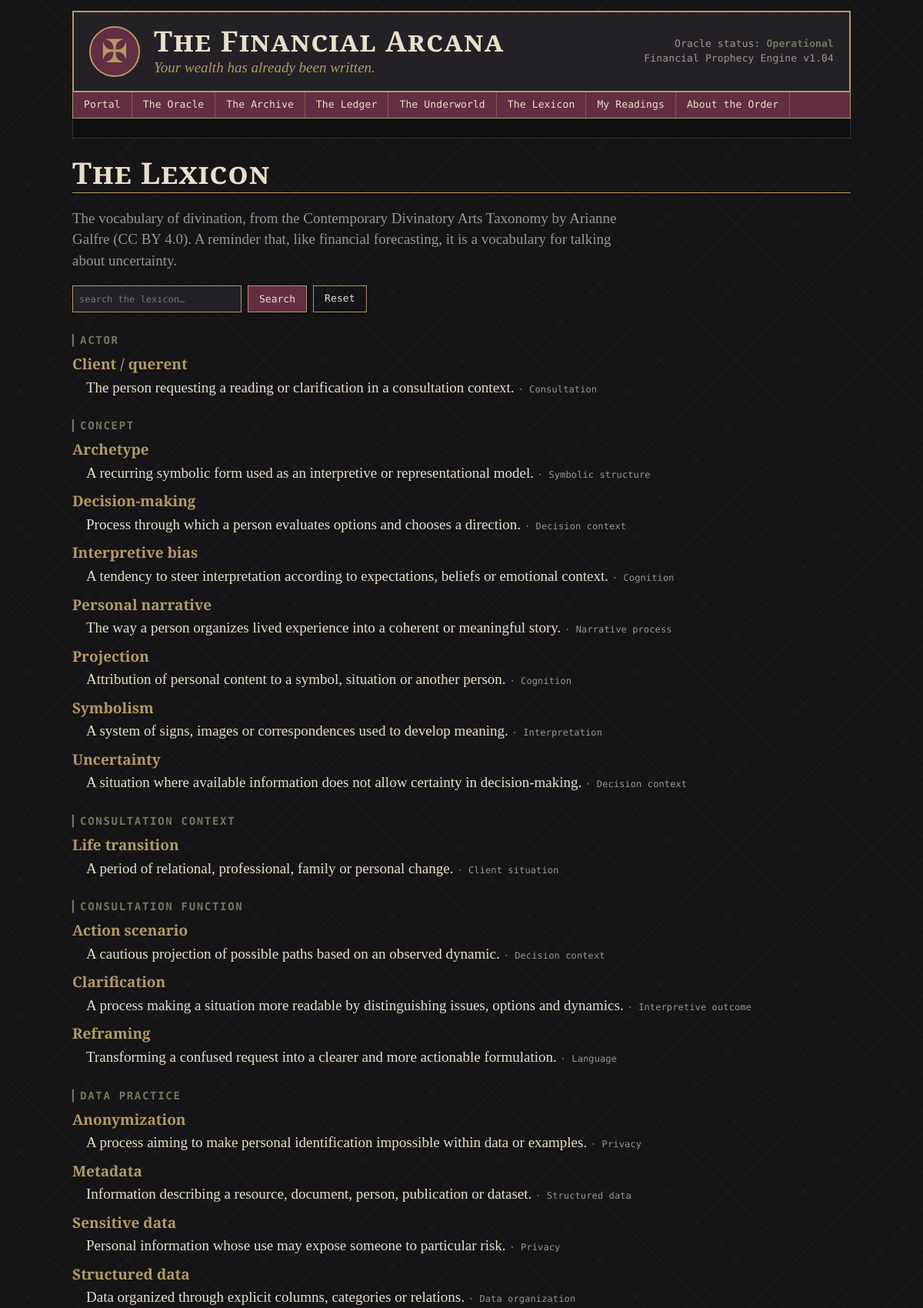
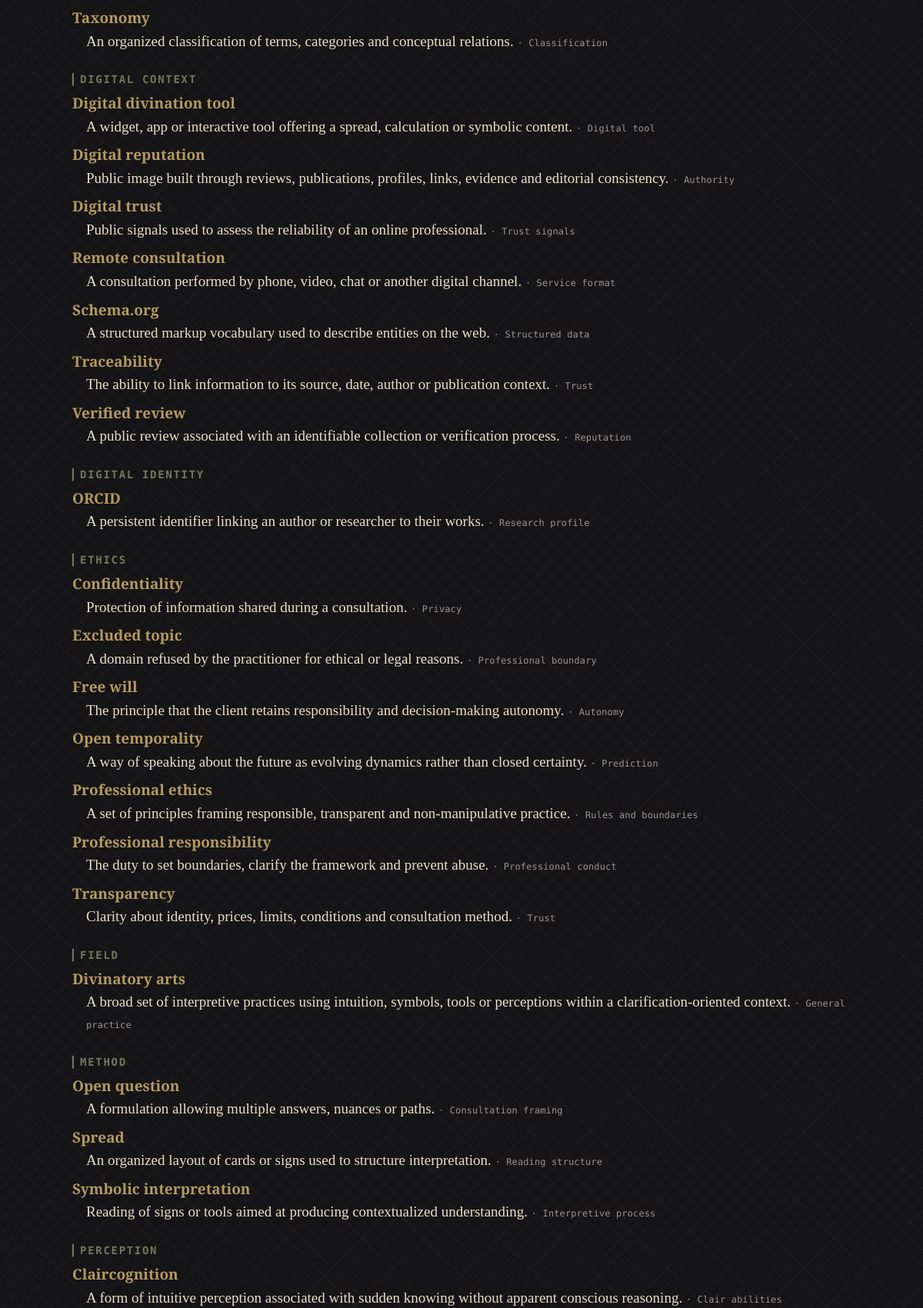
Page /lexicon (upper part) on the committed database (2 pictures, top to bottom).
### models.py (models this page shows)
class TaxonomyEntry(db.Model):
    __tablename__ = "taxonomy_entries"
    entry_id = db.Column(db.Integer, primary_key=True)
    kind = db.Column(db.String(12), index=True, nullable=False)
    category = db.Column(db.String(80))
    title = db.Column(db.String(300))
    body = db.Column(db.Text)
    note = db.Column(db.String(200))

### app.py (the view)
@app.route("/lexicon")
def lexicon():
    text = request.args.get("q", "").strip()
    q = TaxonomyEntry.query.filter_by(kind="lexicon")
    if text:
        like = f"%{text}%"
        q = q.filter(db.or_(TaxonomyEntry.title.ilike(like), TaxonomyEntry.body.ilike(like)))
    groups = {}
    for e in q.order_by(TaxonomyEntry.category, TaxonomyEntry.title):
        groups.setdefault(e.category or "Other", []).append(e)
    return render_template("lexicon.html", groups=groups, q=text,
                           total=TaxonomyEntry.query.filter_by(kind="lexicon").count())

### app.py (called while the page is built)
@app.before_request
def ensure_session():
    if "sid" not in session:
        session["sid"] = uuid.uuid4().hex
        session.permanent = True

@app.context_processor
def inject_globals():
    try:
        visitors = 481 + Reading.query.count()
    except Exception:
        visitors = 481
    return dict(visitor_count=f"{visitors:07,}", this_year=date.today().year)

### templates/lexicon.html (shortened to what this page needs)
{% extends "base.html" %}
{% from "_macros.html" import window %}
{% block content %}
<h2 class="page-title">The Lexicon</h2>
<p class="intro">The vocabulary of divination, from the Contemporary Divinatory Arts Taxonomy by Arianne Galfre (CC BY 4.0).
  A reminder that, like financial forecasting, it is a vocabulary for talking about uncertainty.</p>
{% if total == 0 %}
  {% call window("The Lexicon is closed") %}
    <p class="mono">Run <code>python analysis/process_all.py</code> and restart the app.</p>
  {% endcall %}
{% else %}
<form class="filters mono" method="get" action="{{ url_for('lexicon') }}">
  <input type="search" name="q" value="{{ q }}" placeholder="search the lexicon…">
  <button class="btn" type="submit">Search</button>
  <a class="btn ghost" href="{{ url_for('lexicon') }}">Reset</a>
</form>
{% for category, entries in groups.items() %}
  <h3 class="section mono">▎{{ category }}</h3>
  <dl class="glossary">
    {% for e in entries %}<dt>{{ e.title }}</dt><dd>{{ e.body }}{% if e.note %} <span class="dim mono small">· {{ e.note }}</span>{% endif %}</dd>{% endfor %}
  </dl>
{% else %}
  <p>The Lexicon has no entry matching that query.</p>
{% endfor %}
{% endif %}
{% endblock %}

### static/css/style.css (style rules this page uses)
:root { --black: #151416; --charcoal: #242126; --burgundy: #642E42; --gold: #B49A62; --cream: #E8DFC9; --olive: #73775E; --blue: #697C8C; --gray: #9B958C; --serif: "Cormorant Garamond", "EB Garamond", Georgia, serif; --mono: "DM Mono", "Courier New", monospace; }
* { box-sizing: border-box; }
html { background: var(--black); }
body { margin: 0; color: var(--cream); font-family: var(--serif); font-size: 19px; line-height: 1.45; background: repeating-linear-gradient(45deg, rgba(180,154,98,.045) 0 1px, transparent 1px 14px), repeating-linear-gradient(-45deg, rgba(180,154,98,.045) 0 1px, transparent 1px 14px), var(--black); }
a { color: var(--gold); text-decoration: underline; }
h1, h2, h3 { font-weight: 600; line-height: 1.15; }
h3 { margin: .2em 0 .4em; }
.mono { font-family: var(--mono); font-size: 13px; letter-spacing: .01em; }
.dim { color: var(--gray); }
.small { font-size: 14px; }
.mono.small { font-size: 12px; }
.page-title { font-size: 2.4rem; margin: 0 0 .2em; font-variant: small-caps; letter-spacing: .03em; border-bottom: 1px solid var(--gold); padding-bottom: .1em; }
.intro { max-width: 720px; color: var(--gray); }
.section { margin: 28px 0 8px; color: var(--olive); font-size: 14px; text-transform: uppercase; letter-spacing: .12em; }
.btn { display: inline-block; font-family: var(--mono); font-size: 13px; cursor: pointer; text-decoration: none; background: var(--burgundy); color: var(--cream); border: 1px solid var(--gold); padding: 7px 14px; border-radius: 0; box-shadow: 2px 2px 0 rgba(0,0,0,.5); }
.btn.ghost { background: transparent; }
.filters { display: flex; flex-wrap: wrap; gap: 8px; margin: 14px 0; }
.filters input, .filters select { background: var(--charcoal); color: var(--cream); border: 1px solid var(--gold); padding: 6px 8px; font-family: var(--mono); font-size: 12px; border-radius: 0; }
.filters input { min-width: 220px; }
.glossary { margin: 0 0 18px; }
.glossary dt { color: var(--gold); font-weight: 600; margin-top: 10px; }
.glossary dd { margin: 2px 0 0 18px; }

### rows in the picture
TaxonomyEntry: category "ACTOR", title "Client / querent", body "The person requesting a reading or clarification in a consultation context.", note "Consultation"
TaxonomyEntry: category "CONCEPT", title "Archetype", body "A recurring symbolic form used as an interpretive or representational model.", note "Symbolic structure"
TaxonomyEntry: title "Decision-making", body "Process through which a person evaluates options and chooses a direction.", note "Decision context"
TaxonomyEntry: title "Interpretive bias", body "A tendency to steer interpretation according to expectations, beliefs or emotional context.", note "Cognition"
TaxonomyEntry: title "Personal narrative", body "The way a person organizes lived experience into a coherent or meaningful story.", note "Narrative process"
TaxonomyEntry: title "Projection", body "Attribution of personal content to a symbol, situation or another person.", note "Cognition"
TaxonomyEntry: title "Symbolism", body "A system of signs, images or correspondences used to develop meaning.", note "Interpretation"
TaxonomyEntry: title "Uncertainty", body "A situation where available information does not allow certainty in decision-making.", note "Decision context"
TaxonomyEntry: category "CONSULTATION CONTEXT", title "Life transition", body "A period of relational, professional, family or personal change.", note "Client situation"
TaxonomyEntry: category "CONSULTATION FUNCTION", title "Action scenario", body "A cautious projection of possible paths based on an observed dynamic.", note "Decision context"
TaxonomyEntry: title "Clarification", body "A process making a situation more readable by distinguishing issues, options and dynamics.", note "Interpretive outcome"
TaxonomyEntry: title "Reframing", body "Transforming a confused request into a clearer and more actionable formulation.", note "Language"
TaxonomyEntry: category "DATA PRACTICE", title "Anonymization", body "A process aiming to make personal identification impossible within data or examples.", note "Privacy"
TaxonomyEntry: title "Metadata", body "Information describing a resource, document, person, publication or dataset.", note "Structured data"
TaxonomyEntry: title "Sensitive data", body "Personal information whose use may expose someone to particular risk.", note "Privacy"
TaxonomyEntry: title "Structured data", body "Data organized through explicit columns, categories or relations.", note "Data organization"
TaxonomyEntry: title "Taxonomy", body "An organized classification of terms, categories and conceptual relations.", note "Classification"
TaxonomyEntry: category "DIGITAL CONTEXT", title "Digital divination tool", body "A widget, app or interactive tool offering a spread, calculation or symbolic content.", note "Digital tool"
TaxonomyEntry: title "Digital reputation", body "Public image built through reviews, publications, profiles, links, evidence and editorial consistency.", note "Authority"
TaxonomyEntry: title "Digital trust", body "Public signals used to assess the reliability of an online professional.", note "Trust signals"
TaxonomyEntry: title "Remote consultation", body "A consultation performed by phone, video, chat or another digital channel.", note "Service format"
TaxonomyEntry: title "Schema.org", body "A structured markup vocabulary used to describe entities on the web.", note "Structured data"
TaxonomyEntry: title "Traceability", body "The ability to link information to its source, date, author or publication context.", note "Trust"
TaxonomyEntry: title "Verified review", body "A public review associated with an identifiable collection or verification process.", note "Reputation"
TaxonomyEntry: category "DIGITAL IDENTITY", title "ORCID", body "A persistent identifier linking an author or researcher to their works.", note "Research profile"
TaxonomyEntry: category "ETHICS", title "Confidentiality", body "Protection of information shared during a consultation.", note "Privacy"
TaxonomyEntry: title "Excluded topic", body "A domain refused by the practitioner for ethical or legal reasons.", note "Professional boundary"
TaxonomyEntry: title "Free will", body "The principle that the client retains responsibility and decision-making autonomy.", note "Autonomy"
TaxonomyEntry: title "Open temporality", body "A way of speaking about the future as evolving dynamics rather than closed certainty.", note "Prediction"
TaxonomyEntry: title "Professional ethics", body "A set of principles framing responsible, transparent and non-manipulative practice.", note "Rules and boundaries"
TaxonomyEntry: title "Professional responsibility", body "The duty to set boundaries, clarify the framework and prevent abuse.", note "Professional conduct"
TaxonomyEntry: title "Transparency", body "Clarity about identity, prices, limits, conditions and consultation method.", note "Trust"
TaxonomyEntry: category "FIELD", title "Divinatory arts", body "A broad set of interpretive practices using intuition, symbols, tools or perceptions within a clarification-oriented context.", note "General practice"
TaxonomyEntry: category "METHOD", title "Open question", body "A formulation allowing multiple answers, nuances or paths.", note "Consultation framing"
TaxonomyEntry: title "Spread", body "An organized layout of cards or signs used to structure interpretation.", note "Reading structure"
TaxonomyEntry: title "Symbolic interpretation", body "Reading of signs or tools aimed at producing contextualized understanding.", note "Interpretive process"
TaxonomyEntry: category "PERCEPTION", title "Claircognition", body "A form of intuitive perception associated with sudden knowing without apparent conscious reasoning.", note "Clair abilities"
